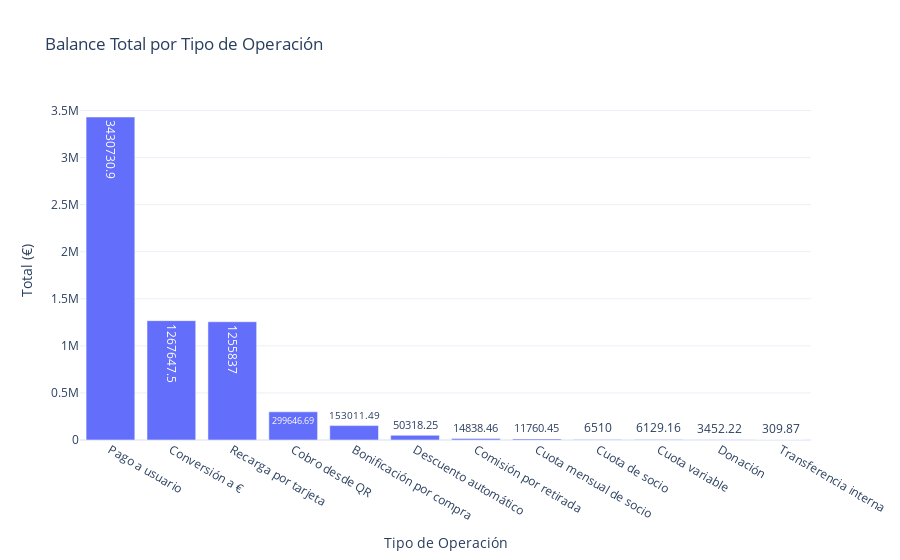
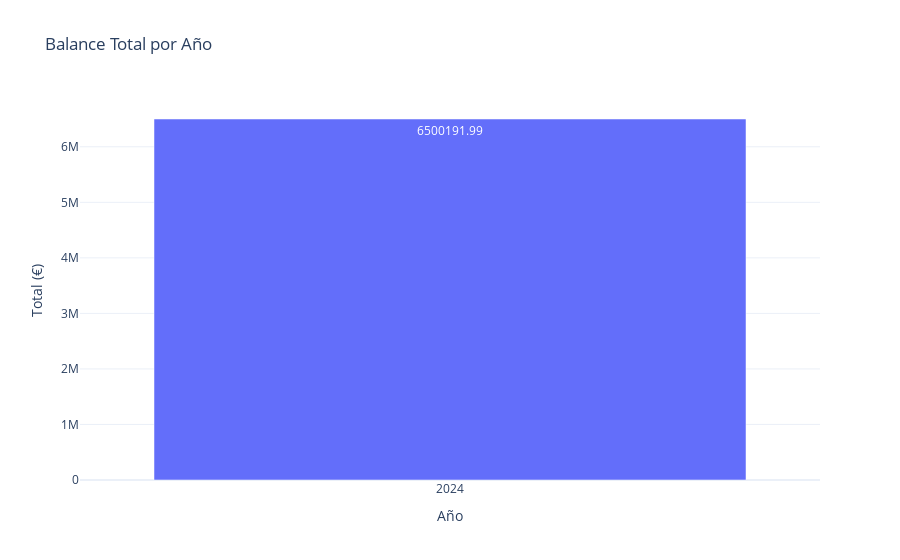

Notebook code for these charts, in order:
### Code cell
# Consulta para verificar consistencia de datos
query_consistencia = """
WITH stats AS (
    SELECT 
        COUNT(*) as total_registros,
        COUNT(DISTINCT Id_fecha) as dias_unicos,
        COUNT(DISTINCT Id_tipo_operacion) as tipos_operacion_unicos,
        COUNT(DISTINCT Usuario_emisor) as emisores_unicos,
        COUNT(DISTINCT Usuario_receptor) as receptores_unicos,
        SUM(Cantidad) as suma_total,
        AVG(Cantidad) as promedio_operacion,
        MIN(Cantidad) as min_cantidad,
        MAX(Cantidad) as max_cantidad,
        COUNT(CASE WHEN Cantidad < 0 THEN 1 END) as operaciones_negativas,
        COUNT(CASE WHEN Cantidad > 0 THEN 1 END) as operaciones_positivas,
        COUNT(CASE WHEN Cantidad = 0 THEN 1 END) as operaciones_cero
    FROM fact_table
),
balance_por_tipo AS (
    SELECT 
        o.Operacion,
        COUNT(*) as num_operaciones,
        SUM(f.Cantidad) as total_por_tipo,
        AVG(f.Cantidad) as promedio_por_tipo,
        MIN(f.Cantidad) as min_por_tipo,
        MAX(f.Cantidad) as max_por_tipo
    FROM fact_table f
    JOIN dim_operaciones o ON f.Id_tipo_operacion = o.Id_tipo_operacion
    GROUP BY o.Operacion
),
balance_por_fecha AS (
    SELECT 
        SUBSTRING(Id_fecha, 1, 4) as año,
        COUNT(*) as operaciones_por_año,
        SUM(Cantidad) as total_por_año
    FROM fact_table
    GROUP BY SUBSTRING(Id_fecha, 1, 4)
)
SELECT 
    'Estadísticas Generales' as categoria,
    total_registros,
    dias_unicos,
    tipos_operacion_unicos,
    emisores_unicos,
    receptores_unicos,
    suma_total,
    promedio_operacion,
    min_cantidad,
    max_cantidad,
    operaciones_negativas,
    operaciones_positivas,
    operaciones_cero
FROM stats;
"""

# Ejecutar la consulta
df_consistencia = ejecutar_query(query_consistencia)

# Mostrar resultados
print("\n=== ANÁLISIS DE CONSISTENCIA DE DATOS ===")
print("\nEstadísticas Generales:")
print("-" * 50)
for columna in df_consistencia.columns:
    if columna != 'categoria':
        valor = df_consistencia[columna].iloc[0]
        if isinstance(valor, (int, float)):
            if columna in ['suma_total', 'promedio_operacion', 'min_cantidad', 'max_cantidad']:
                print(f"{columna}: {valor:,.2f} €")
            else:
                print(f"{columna}: {valor:,}")
        else:
            print(f"{columna}: {valor}")

# Consulta adicional para balance por tipo de operación
query_balance_tipo = """
SELECT 
    o.Operacion,
    COUNT(*) as num_operaciones,
    SUM(f.Cantidad) as total_por_tipo,
    AVG(f.Cantidad) as promedio_por_tipo,
    MIN(f.Cantidad) as min_por_tipo,
    MAX(f.Cantidad) as max_por_tipo
FROM fact_table f
JOIN dim_operaciones o ON f.Id_tipo_operacion = o.Id_tipo_operacion
GROUP BY o.Operacion
ORDER BY total_por_tipo DESC;
"""

df_balance_tipo = ejecutar_query(query_balance_tipo)

print("\nBalance por Tipo de Operación:")
print("-" * 50)
print(df_balance_tipo.to_string(index=False))

# Consulta para balance por año
query_balance_anual = """
SELECT 
    SUBSTRING(Id_fecha, 1, 4) as año,
    COUNT(*) as operaciones_por_año,
    SUM(Cantidad) as total_por_año
FROM fact_table
GROUP BY SUBSTRING(Id_fecha, 1, 4)
ORDER BY año;
"""

df_balance_anual = ejecutar_query(query_balance_anual)

print("\nBalance por Año:")
print("-" * 50)
print(df_balance_anual.to_string(index=False))

# Visualización del balance por tipo de operación
fig = go.Figure(data=[
    go.Bar(
        name='Total por Tipo',
        x=df_balance_tipo['Operacion'],
        y=df_balance_tipo['total_por_tipo'],
        text=df_balance_tipo['total_por_tipo'].round(2),
        textposition='auto',
    )
])

fig.update_layout(
    title='Balance Total por Tipo de Operación',
    xaxis_title='Tipo de Operación',
    yaxis_title='Total (€)',
    template='plotly_white'
)

fig.show()

# Visualización del balance anual
fig2 = go.Figure(data=[
    go.Bar(
        name='Total por Año',
        x=df_balance_anual['año'],
        y=df_balance_anual['total_por_año'],
        text=df_balance_anual['total_por_año'].round(2),
        textposition='auto',
    )
])

fig2.update_layout(
    title='Balance Total por Año',
    xaxis_title='Año',
    yaxis_title='Total (€)',
    template='plotly_white'
)

fig2.show()

### Figure 1 — Plotly figure (JSON) as saved in the notebook; plotly's stock layout.template omitted (floating-point values rounded to 4 significant figures)
{"data": [{"name": "Total por Tipo", "text": [3431000.0, 1268000.0, 1255837, 299600.0, 153000.0, 50320.0, 14840.0, 11760.0, 6510, 6129.0, 3452.0, 309.9], "textposition": "auto", "type": "bar", "x": ["Pago a usuario", "Conversión a €", "Recarga por tarjeta", "Cobro desde QR", "Bonificación por compra", "Descuento automático", "Comisión por retirada", "Cuota mensual de socio", "Cuota de socio", "Cuota variable", "Donación", "Transferencia interna"], "y": [3431000.0, 1268000.0, 1255837, 299600.0, 153000.0, 50320.0, 14840.0, 11760.0, 6510, 6129.0, 3452.0, 309.9]}], "layout": {"title": {"text": "Balance Total por Tipo de Operación"}, "xaxis": {"title": {"text": "Tipo de Operación"}}, "yaxis": {"title": {"text": "Total (€)"}}}}

### Figure 2 — Plotly figure (JSON) as saved in the notebook; plotly's stock layout.template omitted (floating-point values rounded to 4 significant figures)
{"data": [{"name": "Total por Año", "text": [6500000.0], "textposition": "auto", "type": "bar", "x": ["2024"], "y": [6500000.0]}], "layout": {"title": {"text": "Balance Total por Año"}, "xaxis": {"title": {"text": "Año"}}, "yaxis": {"title": {"text": "Total (€)"}}}}
